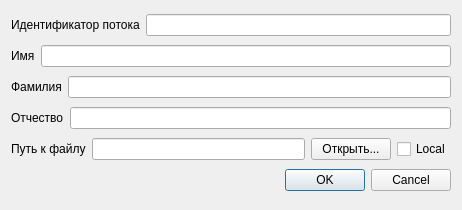
<?xml version="1.0" encoding="UTF-8"?>
<ui version="4.0">
 <class>enterFaceDescriptor</class>
 <widget class="QDialog" name="enterFaceDescriptor">
  <property name="geometry">
   <rect>
    <x>0</x>
    <y>0</y>
    <width>462</width>
    <height>210</height>
   </rect>
  </property>
  <property name="windowTitle">
   <string>Добавление дескриптора</string>
  </property>
  <layout class="QVBoxLayout" name="verticalLayout">
   <item>
    <layout class="QHBoxLayout" name="horizontalLayout_6">
     <item>
      <widget class="QLabel" name="label_6">
       <property name="text">
        <string>Идентификатор потока</string>
       </property>
      </widget>
     </item>
     <item>
      <widget class="QLineEdit" name="lineEdit_5"/>
     </item>
    </layout>
   </item>
   <item>
    <layout class="QHBoxLayout" name="horizontalLayout_5">
     <item>
      <widget class="QLabel" name="label_5">
       <property name="text">
        <string>Имя</string>
       </property>
      </widget>
     </item>
     <item>
      <widget class="QLineEdit" name="lineEdit"/>
     </item>
    </layout>
   </item>
   <item>
    <layout class="QHBoxLayout" name="horizontalLayout_4">
     <item>
      <widget class="QLabel" name="label_4">
       <property name="text">
        <string>Фамилия</string>
       </property>
      </widget>
     </item>
     <item>
      <widget class="QLineEdit" name="lineEdit_2"/>
     </item>
    </layout>
   </item>
   <item>
    <layout class="QHBoxLayout" name="horizontalLayout_3">
     <item>
      <widget class="QLabel" name="label_3">
       <property name="text">
        <string>Отчество</string>
       </property>
      </widget>
     </item>
     <item>
      <widget class="QLineEdit" name="lineEdit_3"/>
     </item>
    </layout>
   </item>
   <item>
    <layout class="QHBoxLayout" name="horizontalLayout_7">
     <item>
      <layout class="QHBoxLayout" name="horizontalLayout_2">
       <item>
        <layout class="QHBoxLayout" name="horizontalLayout">
         <item>
          <widget class="QLabel" name="label">
           <property name="text">
            <string>Путь к файлу</string>
           </property>
          </widget>
         </item>
         <item>
          <widget class="QLineEdit" name="lineEdit_4">
           <property name="readOnly">
            <bool>true</bool>
           </property>
          </widget>
         </item>
        </layout>
       </item>
       <item>
        <widget class="QPushButton" name="pushButton">
         <property name="text">
          <string>Открыть...</string>
         </property>
        </widget>
       </item>
      </layout>
     </item>
     <item>
      <widget class="QCheckBox" name="checkBox">
       <property name="text">
        <string>Local</string>
       </property>
      </widget>
     </item>
    </layout>
   </item>
   <item>
    <widget class="QDialogButtonBox" name="buttonBox">
     <property name="orientation">
      <enum>Qt::Horizontal</enum>
     </property>
     <property name="standardButtons">
      <set>QDialogButtonBox::Cancel|QDialogButtonBox::Ok</set>
     </property>
    </widget>
   </item>
  </layout>
 </widget>
 <resources/>
 <connections>
  <connection>
   <sender>buttonBox</sender>
   <signal>rejected()</signal>
   <receiver>enterFaceDescriptor</receiver>
   <slot>reject()</slot>
   <hints>
    <hint type="sourcelabel">
     <x>295</x>
     <y>199</y>
    </hint>
    <hint type="destinationlabel">
     <x>286</x>
     <y>209</y>
    </hint>
   </hints>
  </connection>
 </connections>
</ui>
